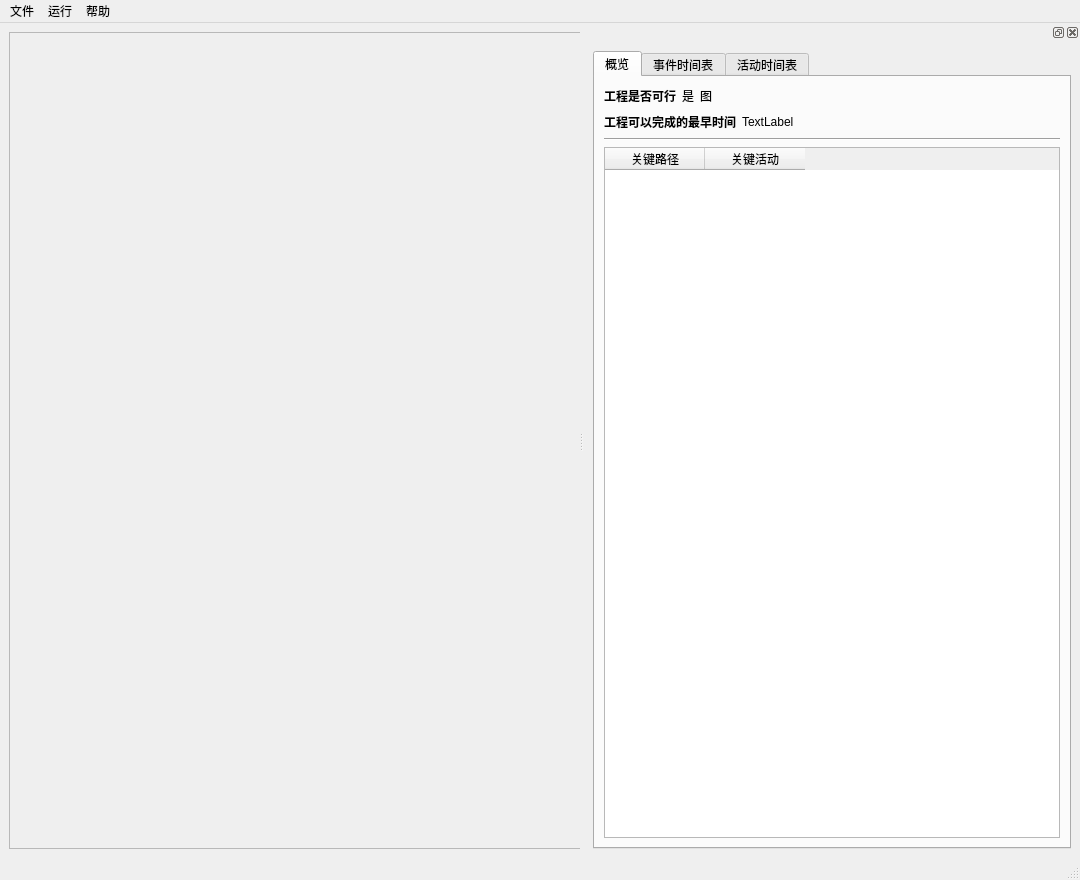
<?xml version="1.0" encoding="UTF-8"?>
<ui version="4.0">
 <class>MainWindow</class>
 <widget class="QMainWindow" name="MainWindow">
  <property name="geometry">
   <rect>
    <x>0</x>
    <y>0</y>
    <width>1080</width>
    <height>880</height>
   </rect>
  </property>
  <property name="minimumSize">
   <size>
    <width>1080</width>
    <height>880</height>
   </size>
  </property>
  <property name="windowTitle">
   <string>MainWindow</string>
  </property>
  <widget class="QWidget" name="centralwidget">
   <layout class="QVBoxLayout" name="verticalLayout">
    <item>
     <widget class="QScrollArea" name="scrollArea">
      <property name="minimumSize">
       <size>
        <width>1080</width>
        <height>680</height>
       </size>
      </property>
      <property name="widgetResizable">
       <bool>true</bool>
      </property>
      <widget class="QWidget" name="scrollAreaWidgetContents">
       <property name="geometry">
        <rect>
         <x>0</x>
         <y>0</y>
         <width>1078</width>
         <height>830</height>
        </rect>
       </property>
      </widget>
     </widget>
    </item>
   </layout>
  </widget>
  <widget class="QMenuBar" name="menubar">
   <property name="geometry">
    <rect>
     <x>0</x>
     <y>0</y>
     <width>1080</width>
     <height>18</height>
    </rect>
   </property>
   <widget class="QMenu" name="menu_file">
    <property name="title">
     <string>文件</string>
    </property>
    <addaction name="action_open"/>
    <addaction name="separator"/>
    <addaction name="action_save"/>
    <addaction name="action_save_as"/>
    <addaction name="action_save_image_as"/>
    <addaction name="action_save_result"/>
    <addaction name="separator"/>
    <addaction name="action_quit"/>
   </widget>
   <widget class="QMenu" name="menu_run">
    <property name="title">
     <string>运行</string>
    </property>
    <addaction name="action_fast_run"/>
    <addaction name="action_run"/>
   </widget>
   <widget class="QMenu" name="menu_help">
    <property name="title">
     <string>帮助</string>
    </property>
    <addaction name="action_help"/>
   </widget>
   <addaction name="menu_file"/>
   <addaction name="menu_run"/>
   <addaction name="menu_help"/>
  </widget>
  <widget class="QStatusBar" name="statusbar"/>
  <widget class="QDockWidget" name="dock_result">
   <property name="minimumSize">
    <size>
     <width>496</width>
     <height>175</height>
    </size>
   </property>
   <attribute name="dockWidgetArea">
    <number>2</number>
   </attribute>
   <widget class="QWidget" name="dockContents__result">
    <property name="sizePolicy">
     <sizepolicy hsizetype="Preferred" vsizetype="Preferred">
      <horstretch>0</horstretch>
      <verstretch>0</verstretch>
     </sizepolicy>
    </property>
    <layout class="QVBoxLayout" name="verticalLayout_2">
     <item>
      <widget class="QTabWidget" name="tabWidget">
       <property name="whatsThis">
        <string/>
       </property>
       <property name="tabShape">
        <enum>QTabWidget::Rounded</enum>
       </property>
       <property name="currentIndex">
        <number>0</number>
       </property>
       <widget class="QWidget" name="tab_overview">
        <attribute name="title">
         <string>概览</string>
        </attribute>
        <layout class="QVBoxLayout" name="verticalLayout_5">
         <item>
          <layout class="QHBoxLayout" name="horizontalLayout">
           <item>
            <widget class="QLabel" name="label_5">
             <property name="font">
              <font>
               <weight>75</weight>
               <bold>true</bold>
              </font>
             </property>
             <property name="text">
              <string>工程是否可行</string>
             </property>
            </widget>
           </item>
           <item>
            <widget class="QLabel" name="label_doable">
             <property name="text">
              <string>是</string>
             </property>
            </widget>
           </item>
           <item>
            <widget class="QLabel" name="label_doable_img">
             <property name="sizePolicy">
              <sizepolicy hsizetype="Preferred" vsizetype="Preferred">
               <horstretch>0</horstretch>
               <verstretch>0</verstretch>
              </sizepolicy>
             </property>
             <property name="text">
              <string>图</string>
             </property>
            </widget>
           </item>
           <item>
            <spacer name="horizontalSpacer">
             <property name="orientation">
              <enum>Qt::Horizontal</enum>
             </property>
             <property name="sizeHint" stdset="0">
              <size>
               <width>40</width>
               <height>20</height>
              </size>
             </property>
            </spacer>
           </item>
          </layout>
         </item>
         <item>
          <layout class="QHBoxLayout" name="horizontalLayout_3">
           <item>
            <widget class="QLabel" name="label_6">
             <property name="font">
              <font>
               <weight>75</weight>
               <bold>true</bold>
              </font>
             </property>
             <property name="text">
              <string>工程可以完成的最早时间</string>
             </property>
            </widget>
           </item>
           <item>
            <widget class="QLabel" name="label_time">
             <property name="text">
              <string>TextLabel</string>
             </property>
            </widget>
           </item>
           <item>
            <spacer name="horizontalSpacer_2">
             <property name="orientation">
              <enum>Qt::Horizontal</enum>
             </property>
             <property name="sizeHint" stdset="0">
              <size>
               <width>40</width>
               <height>20</height>
              </size>
             </property>
            </spacer>
           </item>
          </layout>
         </item>
         <item>
          <widget class="Line" name="line">
           <property name="orientation">
            <enum>Qt::Horizontal</enum>
           </property>
          </widget>
         </item>
         <item>
          <widget class="QTableWidget" name="tableWidget_critical">
           <property name="editTriggers">
            <set>QAbstractItemView::NoEditTriggers</set>
           </property>
           <column>
            <property name="text">
             <string>关键路径</string>
            </property>
           </column>
           <column>
            <property name="text">
             <string>关键活动</string>
            </property>
           </column>
          </widget>
         </item>
        </layout>
       </widget>
       <widget class="QWidget" name="tab_v">
        <attribute name="title">
         <string>事件时间表</string>
        </attribute>
        <layout class="QVBoxLayout" name="verticalLayout_3">
         <item>
          <widget class="QLabel" name="label">
           <property name="text">
            <string>Ve[i]:事件Vi的最早可能开始时间</string>
           </property>
          </widget>
         </item>
         <item>
          <widget class="QLabel" name="label_2">
           <property name="text">
            <string>Vl[i]:事件Vi的最迟允许开始时间</string>
           </property>
          </widget>
         </item>
         <item>
          <widget class="QTableWidget" name="tableWidget_v">
           <property name="editTriggers">
            <set>QAbstractItemView::NoEditTriggers</set>
           </property>
           <column>
            <property name="text">
             <string>事件i</string>
            </property>
           </column>
           <column>
            <property name="text">
             <string>Ve[i]</string>
            </property>
           </column>
           <column>
            <property name="text">
             <string>Vl[i]</string>
            </property>
           </column>
          </widget>
         </item>
        </layout>
       </widget>
       <widget class="QWidget" name="tab_a">
        <attribute name="title">
         <string>活动时间表</string>
        </attribute>
        <layout class="QVBoxLayout" name="verticalLayout_4">
         <item>
          <widget class="QLabel" name="label_3">
           <property name="text">
            <string>e[i]:活动Ai的最早可能开始时间</string>
           </property>
          </widget>
         </item>
         <item>
          <widget class="QLabel" name="label_4">
           <property name="text">
            <string>l[i]:活动Ai的最迟允许开始时间</string>
           </property>
          </widget>
         </item>
         <item>
          <widget class="QTableWidget" name="tableWidget_a">
           <property name="editTriggers">
            <set>QAbstractItemView::NoEditTriggers</set>
           </property>
           <column>
            <property name="text">
             <string>活动i</string>
            </property>
           </column>
           <column>
            <property name="text">
             <string>e[i]</string>
            </property>
           </column>
           <column>
            <property name="text">
             <string>l[i]</string>
            </property>
           </column>
          </widget>
         </item>
        </layout>
       </widget>
      </widget>
     </item>
    </layout>
   </widget>
  </widget>
  <action name="action_open">
   <property name="text">
    <string>打开</string>
   </property>
   <property name="shortcut">
    <string>Ctrl+O</string>
   </property>
  </action>
  <action name="action_new">
   <property name="text">
    <string>新建</string>
   </property>
   <property name="shortcut">
    <string>Ctrl+N</string>
   </property>
  </action>
  <action name="action_save">
   <property name="text">
    <string>保存</string>
   </property>
   <property name="shortcut">
    <string>Ctrl+S</string>
   </property>
  </action>
  <action name="action_save_as">
   <property name="text">
    <string>另存为</string>
   </property>
   <property name="shortcut">
    <string>Ctrl+Shift+S</string>
   </property>
  </action>
  <action name="action_save_image_as">
   <property name="text">
    <string>另存为图像</string>
   </property>
  </action>
  <action name="action_quit">
   <property name="text">
    <string>退出</string>
   </property>
   <property name="shortcut">
    <string>Ctrl+Q</string>
   </property>
  </action>
  <action name="action_fast_run">
   <property name="text">
    <string>速览</string>
   </property>
   <property name="shortcut">
    <string>Ctrl+F</string>
   </property>
  </action>
  <action name="action_run">
   <property name="text">
    <string>生成结果</string>
   </property>
   <property name="shortcut">
    <string>Ctrl+G</string>
   </property>
  </action>
  <action name="action_save_result">
   <property name="text">
    <string>保存运行结果</string>
   </property>
  </action>
  <action name="action_help">
   <property name="text">
    <string>使用说明</string>
   </property>
   <property name="shortcut">
    <string>Ctrl+H</string>
   </property>
  </action>
 </widget>
 <resources/>
 <connections/>
</ui>
